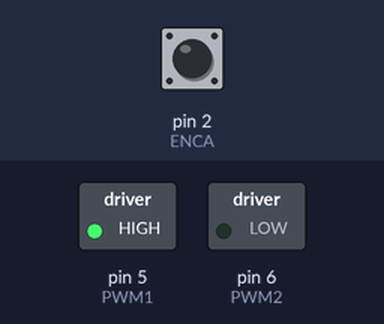
Recording of a sketch running on a simulated Arduino Uno, built with avr-gcc and run on an emulated ATmega328P. Shown: switched loads named in the sketch (green lamp = pin HIGH). The test bench sets the inputs (shaded band); at power-on: pin 2 (ENCA) HIGH. What the sketch prints to the serial monitor is not drawn.

Above: at 0.1 s.
Timing chart, 0 to 1.6 s (numbered marks = the images above):
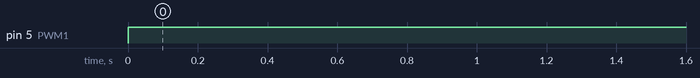

Measured:
- by itself, pin 5 (PWM1): LOW → HIGH at 0.00 s

The sketch:

PD.ino
```cpp
/*
 *Tuneado con Kp=1 , Kd=0.5 , Ts =50
 *Observaciones: si se disminuye Ts, no alcanza ls referencia, si aumenta lo sobrepasa
 *Hipotesis: Se necesita demasiado error para mover el motor
 *  Un error pequeño se refleja en un pwm pequeño, pero no es suficiente para mover el motor
 *  Existe un rango de PWM donde el motor permanece inmovil, de tal forma que PWM < tolerancia = 0
 *  Incluir una correccion considerando un error incremental reduce el estado estacionario, se desea una respuesta
 *    criticamente amortiguada, debe considerarse la parte I para resolverlo, esto tambien garantiza una solucion
 *    a errores donde se sobrepasa la referencia aunque generaria una respuesta subamortiguada (indeseada)
 *  Aumentar Kp vuelve mas agresivo el sistema pues un error pequeño provoca una correccion mayor y debe modificarse cada que se cambie el Ts,
 *    haciendo esto no es necesario colocar la parte incremental del controlador.
 *  Incorporar la parte integral requeire incorporar una correcion al windup en cada cambio de signo del error
 */
#define ENCA 2 // Amarillo
#define ENCB 3 // Morado
#define PWM1 5
#define PWM2 6

int pos = 0;
volatile int pos_act = 0; // Variable compartida con la interrupción

int ref = 800;           // En pulsos
float ekT_ant = 0;        // Error anterior
float sum_ekT = 0;        // Suma del error

// *********** Parametros del PD *************
float Kp = 1.0;           // Constante proporcional
float Kd = 0.5;
/* Constante derivativa generalmente menor que 1 probar con la mitad, decima o quinta parte de Kp.
Incorporar filtro pasabajos, amortiguar el ruido antes de inyectarlo
promedio ponderado
Cosenos Senos?
medias deslizante
*/
const float Ts = 50;    // Periodo de muestreo (50 ms)


void setup()
{
    Serial.begin(9600);

    // Configuración de pines de entrada (encoder)
    pinMode(ENCA, INPUT_PULLUP);
    pinMode(ENCB, INPUT_PULLUP);

    // Configuración de pines de salida (PWM)
    pinMode(PWM1, OUTPUT);
    pinMode(PWM2, OUTPUT);

    // Se leerán los pulsos por medio de una interrupción
    attachInterrupt(digitalPinToInterrupt(ENCA), leePulsos, RISING);

    // Asegurar que las interrupciones estén activadas desde el inicio
    noInterrupts();  // Desactivar interrupciones al inicio si es necesario
    interrupts();    // Activar interrupciones después de la configuración
}

void loop()
{
    // Cálculo del error de posición
    int ekT = ref - pos;


    // Derivada numérica (error por segundo)
    float dedt = (ekT - ekT_ant);

    // Señal de control (PD)
    float mkT = Kp * ekT + Kd * dedt;

    // Saturación del PWM
    float valpwm = fabs(mkT);
    if (valpwm > 255) valpwm = 255;

    // Aplicación al motor con cambio de giro
    (mkT > 0) ? sentidoAntiHor((byte) valpwm) : sentidoHor((byte) valpwm);


    // Envío de datos para depuración
    Serial.print("\t Pref:");
    Serial.print(ref);
    Serial.print("\t Pos:");
    Serial.println(pos);

    // Guardar valores previos
    pos = pos_act;
    ekT_ant = ekT;

    // Delay ajustado al periodo de muestreo
    delay(Ts);  // **Convertir Ts de segundos a milisegundos**
}

// Contador de pulsos del encoder
void leePulsos()
{
    int b = digitalRead(ENCB);
    if (b > 0) pos_act++;  // Incrementamos el contador de pulsos
    else pos_act--;        // Decrementamos el contador de pulsos
}

// El motor gira en sentido horario
void sentidoHor(byte vel)
{
    analogWrite(PWM1, 0);
    analogWrite(PWM2, vel);
}

// El motor gira en sentido antihorario
void sentidoAntiHor(byte vel)
{
    analogWrite(PWM1, vel);
    analogWrite(PWM2, 0);
}
```
